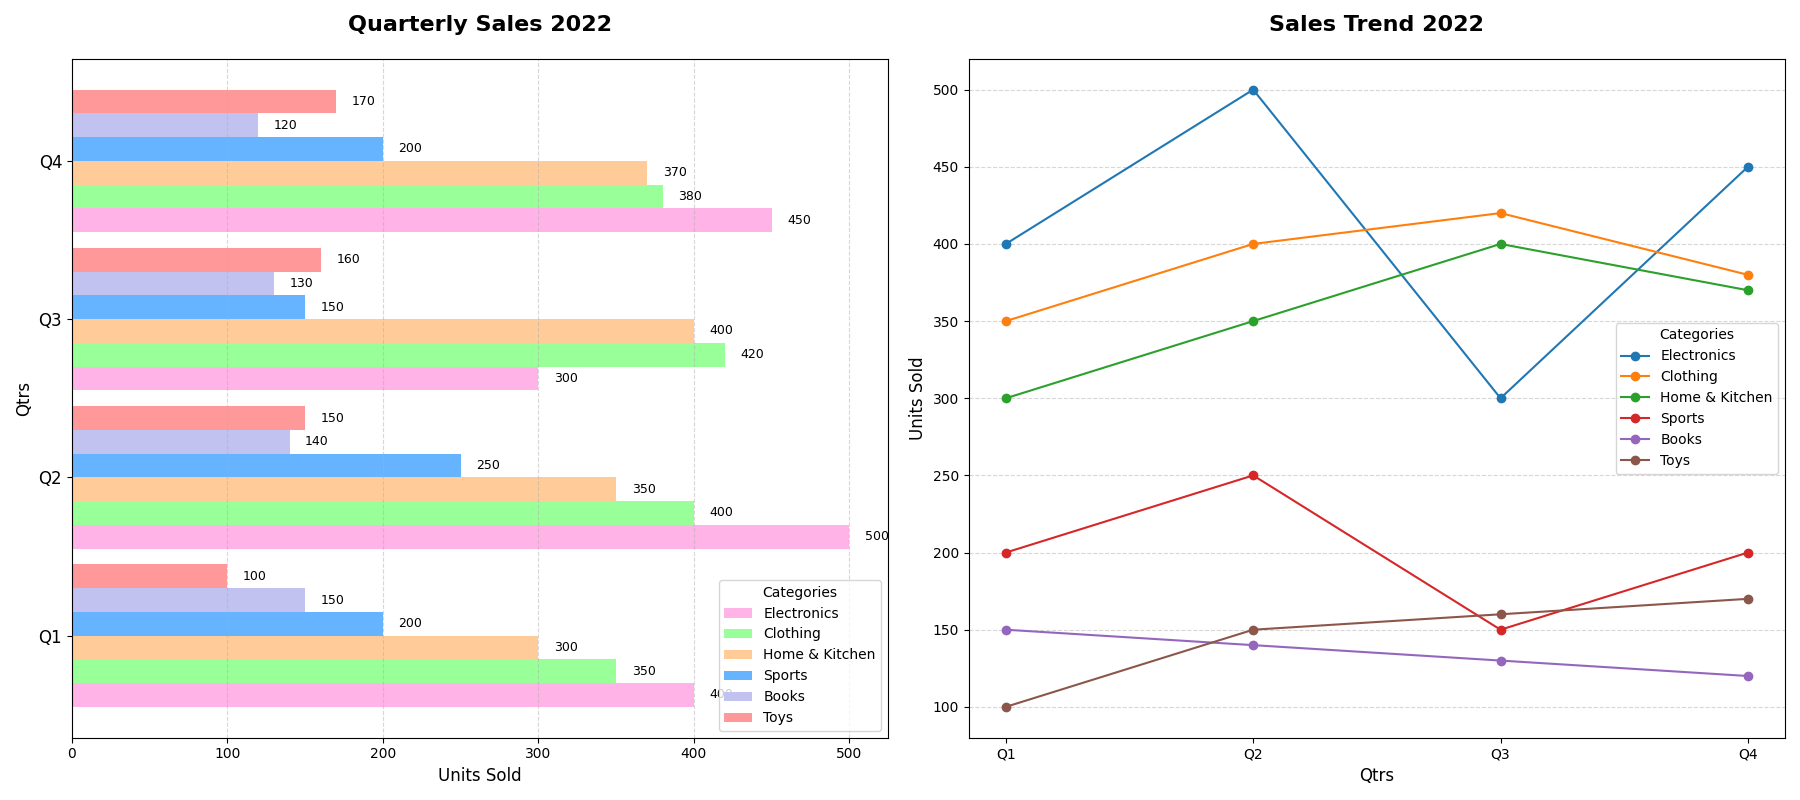

Generate this figure with Python:
import matplotlib.pyplot as plt
import numpy as np

quarters = ['Q1', 'Q2', 'Q3', 'Q4']
categories = ['Electronics', 'Clothing', 'Home & Kitchen', 'Sports', 'Books', 'Toys']
sales_data = {
    'Electronics': [400, 500, 300, 450],
    'Clothing': [350, 400, 420, 380],
    'Home & Kitchen': [300, 350, 400, 370],
    'Sports': [200, 250, 150, 200],
    'Books': [150, 140, 130, 120],
    'Toys': [100, 150, 160, 170],
}

colors = ['#ffb3e6', '#99ff99', '#ffcc99', '#66b3ff', '#c2c2f0', '#ff9999']

fig, (ax_bar, ax_curve) = plt.subplots(1, 2, figsize=(18, 8))

y = np.arange(len(quarters))
bar_height = 0.15

for i, category in enumerate(categories):
    sales = sales_data[category]
    ax_bar.barh(y + i * bar_height, sales, bar_height, color=colors[i], label=category)

ax_bar.set_title("Quarterly Sales 2022", fontsize=16, fontweight='bold', pad=20)
ax_bar.set_ylabel("Qtrs", fontsize=12)
ax_bar.set_xlabel("Units Sold", fontsize=12)
ax_bar.set_yticks(y + bar_height * (len(categories) - 1) / 2)
ax_bar.set_yticklabels(quarters, fontsize=12)
ax_bar.legend(title="Categories", fontsize=10)
ax_bar.xaxis.grid(True, linestyle='--', alpha=0.5)

for i, category in enumerate(categories):
    for j, value in enumerate(sales_data[category]):
        if value > 0:
            ax_bar.text(value + 10, y[j] + i * bar_height, f'{value}', va='center', ha='left', fontsize=9, color='black')

for category in categories:
    sales = sales_data[category]
    ax_curve.plot(quarters, sales, marker='o', linestyle='-', label=category)

ax_curve.set_title("Sales Trend 2022", fontsize=16, fontweight='bold', pad=20)
ax_curve.set_xlabel("Qtrs", fontsize=12)
ax_curve.set_ylabel("Units Sold", fontsize=12)
ax_curve.legend(title="Categories", fontsize=10)
ax_curve.yaxis.grid(True, linestyle='--', alpha=0.5)

plt.tight_layout()
plt.show()
